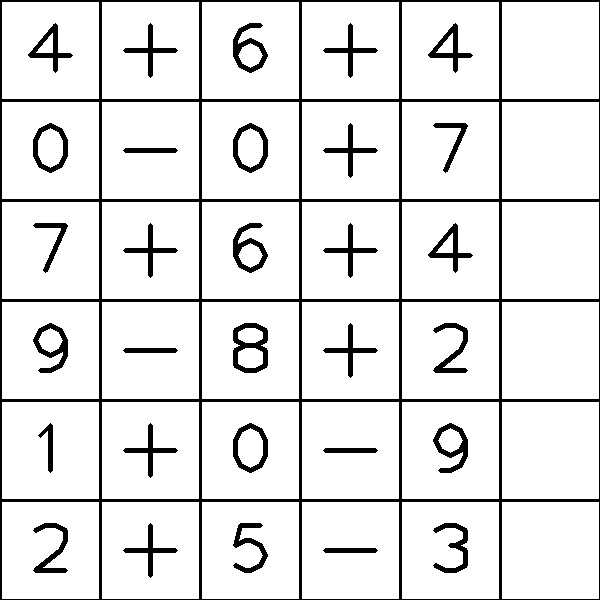
#> input picture TASK-1/Task_1/Task1C_FinalTask/task1sets/task1_img_1.jpg, 600 x 600 px
$ python task1-main.py 3   (Python 2 division)
#> lines starting #> are read from the running program, lines starting #| are printed output that depends on the picture; after the words box and inside, x2 and y2 are one past the last pixel; in counts of white or black regions, pixels touching at a corner belong together
#> further down, img_rgb is the input picture: shape (600, 600, 3); min 0, max 255, mean 229
### TASK-1/Task_1/Task1C_FinalTask/getCellVal.py
# -*- coding: utf-8 -*-
"""
**************************************************************************
*                  IMAGE PROCESSING (e-Yantra 2016)
*                  ================================
*  This software is intended to teach image processing concepts
*
*  MODULE: Task1C
*  Filename: getCellVal.py
*  Version: 1.0.0
*  Date: October 13, 2016
*
*  Author: Jayant Solanki, e-Yantra Project, Department of Computer Science
*  and Engineering, Indian Institute of Technology Bombay.
*
*  Software released under Creative Commons CC BY-NC-SA
*
*  For legal information refer to:
*        http://creativecommons.org/licenses/by-nc-sa/4.0/legalcode
*
*
*  This software is made available on an “AS IS WHERE IS BASIS”.
*  Licensee/end user indemnifies and will keep e-Yantra indemnified from
*  any and all claim(s) that emanate from the use of the Software or
*  breach of the terms of this agreement.
*
*  e-Yantra - An MHRD project under National Mission on Education using
*  ICT(NMEICT)
*
**************************************************************************
"""
# detectCellVal detects the numbers/operatorsm,
# perform respective expression evaluation
# and stores them into the grid_map
# detectCellVal(img,grid_map)

# Find the number/operators, perform the calculations and store the result into the grid_map
# Return the resultant grid_map
import cv2
import numpy as np
# comment here
def detectCellVal(img_rgb,grid_map):
	#your code here
        for i in range(0,6):
                for j in range(0,6):
                    img1 = img_rgb[(i*100):((i*100)+100), (j*100):((j*100)+100)]
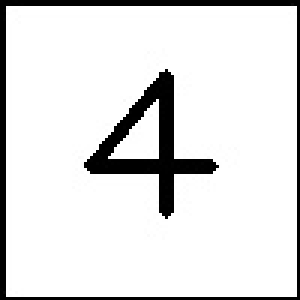
#> img1: shape (100, 100, 3) (shown 3 times larger); min 0, max 255, mean 225.3
                    gray1 = cv2.cvtColor(img1,cv2.COLOR_BGR2GRAY)
                    ret1,thresh1 = cv2.threshold(gray1,127,255,0)
#> thresh1: shape (100, 100); 88.4% white; 2 black regions
                    contours1, hierarchy1 = cv2.findContours(thresh1,cv2.RETR_TREE,cv2.CHAIN_APPROX_SIMPLE)
#> contours1 = 3 contours; box (x1, y1, x2, y2) and area: (2, 2, 99, 99) 9216, (27, 22, 74, 74) 828, (36, 33, 53, 53) 155

                    if(len(contours1) == 1):
                        grid_map[i][j] == 0
                    else :
                        cnt1 = contours1[1]
#> cnt1 = contour of 26 points, box (x1, y1, x2, y2) (27, 22, 74, 74), area 828

                        for k in range(0,10):
                            img2 = cv2.imread('digits/'+str(k)+'.jpg')
#> (the run stopped early here; a loop or call above may not have finished)
